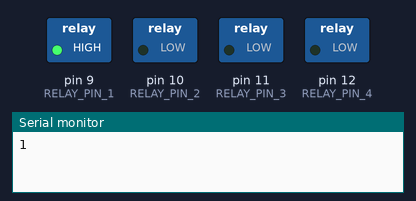
Simulated run of this sketch. Board: Arduino Uno, built with avr-gcc and run on an emulated ATmega328P. Shown: switched loads named in the sketch (green lamp = pin HIGH), the last lines printed to the serial monitor.

Above: at 0.05 s.
At 1.35 s:
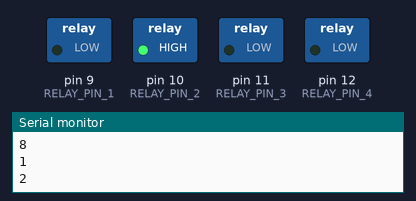
At 2.15 s:
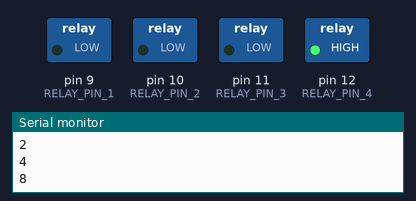
At 2.85 s:
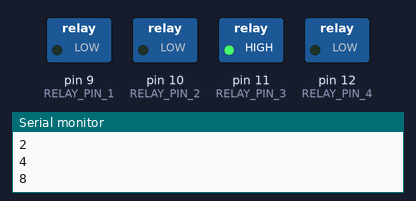
Timing chart, 0 to 3.1 s (numbered marks = the images above):
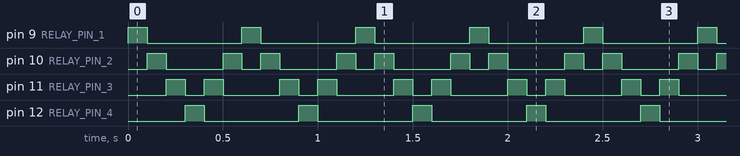

The sketch:

Led_Test1.ino
```cpp
const int RELAY_PIN_1 = 9;
const int RELAY_PIN_2 = 10;
const int RELAY_PIN_3 = 11;
const int RELAY_PIN_4 = 12;
const int SLEEP = 100;
void setup() {
  Serial.begin(115200);
  pinMode(RELAY_PIN_1, OUTPUT);
  pinMode(RELAY_PIN_2, OUTPUT);
  pinMode(RELAY_PIN_3, OUTPUT);
  pinMode(RELAY_PIN_4, OUTPUT);
}

void loop() {
  digitalWrite(RELAY_PIN_1, HIGH);
  digitalWrite(RELAY_PIN_2, LOW);
  digitalWrite(RELAY_PIN_3, LOW);
  digitalWrite(RELAY_PIN_4, LOW);
  Serial.println("1");
  delay(SLEEP);
  digitalWrite(RELAY_PIN_1, LOW);
  digitalWrite(RELAY_PIN_2, HIGH);
  digitalWrite(RELAY_PIN_3, LOW);
  digitalWrite(RELAY_PIN_4, LOW);
  Serial.println("2");
  delay(SLEEP);
  digitalWrite(RELAY_PIN_1, LOW);
  digitalWrite(RELAY_PIN_2, LOW);
  digitalWrite(RELAY_PIN_3, HIGH);
  digitalWrite(RELAY_PIN_4, LOW);
  Serial.println("4");
  delay(SLEEP);
  digitalWrite(RELAY_PIN_1, LOW);
  digitalWrite(RELAY_PIN_2, LOW);
  digitalWrite(RELAY_PIN_3, LOW);
  digitalWrite(RELAY_PIN_4, HIGH);
  Serial.println("8");
  delay(SLEEP);
  digitalWrite(RELAY_PIN_1, LOW);
  digitalWrite(RELAY_PIN_2, LOW);
  digitalWrite(RELAY_PIN_3, HIGH);
  digitalWrite(RELAY_PIN_4, LOW);
  delay(SLEEP);
  digitalWrite(RELAY_PIN_1, LOW);
  digitalWrite(RELAY_PIN_2, HIGH);
  digitalWrite(RELAY_PIN_3, LOW);
  digitalWrite(RELAY_PIN_4, LOW);
  delay(SLEEP);

}
```

Measured:
- by itself, pin 9 (RELAY_PIN_1), pin 12 (RELAY_PIN_4): alternates HIGH for 0.10 s and LOW for 0.50 s
- by itself, pin 10 (RELAY_PIN_2): repeats every 0.60 s: LOW 0.30 s, HIGH 0.10 s, LOW 0.10 s, HIGH 0.10 s
- by itself, pin 11 (RELAY_PIN_3): repeats every 0.60 s: LOW 0.10 s, HIGH 0.10 s, LOW 0.30 s, HIGH 0.10 s
